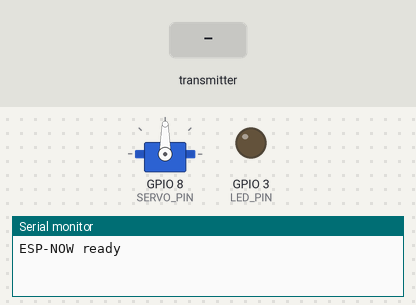
Simulated run of this sketch. Board: ESP32. On the bench: servo, output pins drawn as LEDs (lit = HIGH), the last lines printed to the serial monitor. Dashed ring = blinking. The inputs (shaded band) are chosen by the test bench.

Above: at 1.2 s.
1.3 s: the transmitter starts sending userID = B3AC43DA
At 2.2 s:
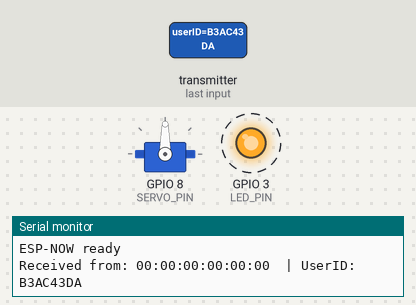
Timing chart, 0 to 71.3 s (numbered marks = the images above; inputs shaded):
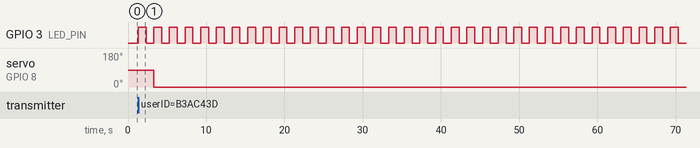

Measured:
- after the input at 1.3 s, GPIO 3 (LED_PIN): alternates HIGH for 1.0 s and LOW for 1.0 s, starting at once; servo on GPIO 8 (SERVO_PIN): 90° → 0° after 2.0 s

The sketch:

DoorLock_Receiver.ino
```cpp
/**
Receiver side of the door lock program using ESP-NOW communication to receive when a user ID is
send and turns on an LED
*/

#include <esp_now.h>
#include <WiFi.h>
#include <ESP32Servo.h>

#define LED_PIN 3
#define SERVO_PIN 8

//mimicking struct from transmitter
typedef struct struct_message {
  char userID[20];
} struct_message;

struct_message receivedData;

Servo doorLock;

void onDataRecv(const uint8_t *mac, const uint8_t *incomingData, int len) {
  memcpy(&receivedData, incomingData, sizeof(receivedData));

  Serial.print("Received from: ");
  for (int i = 0; i < 6; i++) {
    Serial.printf("%02X", mac[i]);
    if (i < 5) Serial.print(":");
  }

  Serial.print("  | UserID: ");
  Serial.println(receivedData.userID);

  //check for the lone valid user (temporary)
  if (strcmp(receivedData.userID, "B3AC43DA") == 0) {
    doorLock.write(90);
  }

  digitalWrite(LED_PIN, HIGH);
  delay(1000);
  digitalWrite(LED_PIN, LOW);

  delay(1000);
  doorLock.write(0);
}

void setup() {
  Serial.begin(115200);
  //setup ESP-NOW communication
  WiFi.mode(WIFI_STA);

  if (esp_now_init() != ESP_OK) {
    Serial.println("ESP-NOW init failed");
    return;
  }
  Serial.println("ESP-NOW ready");

  //register receive callback
  esp_now_register_recv_cb(esp_now_recv_cb_t(onDataRecv));

  //setup LED
  pinMode(LED_PIN, OUTPUT);
  digitalWrite(LED_PIN, LOW);

  //initialize servo
  doorLock.setPeriodHertz(50);
  doorLock.attach(SERVO_PIN, 500, 2400);
}

void loop() {

}
```
